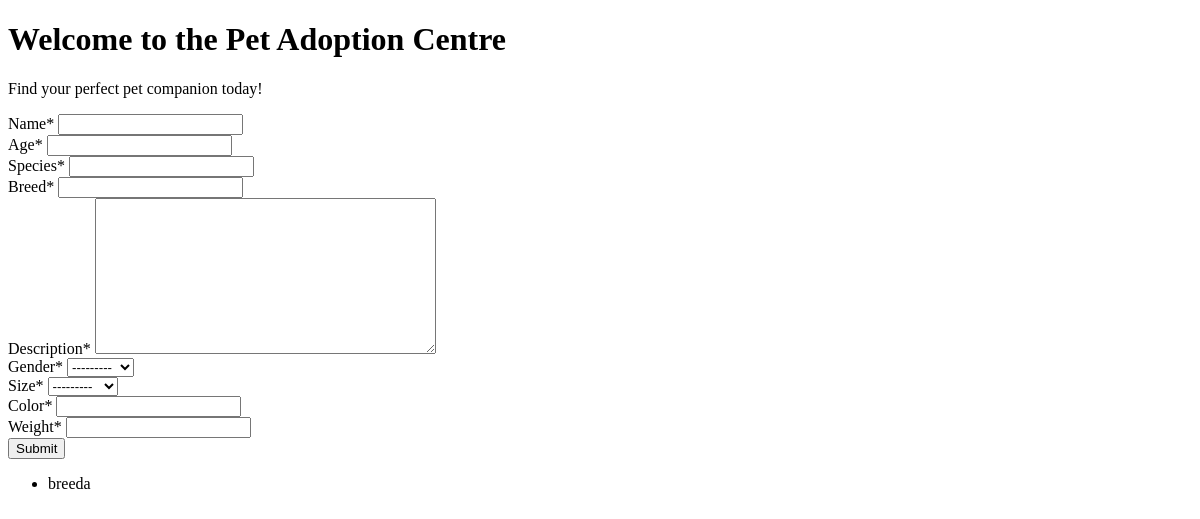
/, run on an earlier commit of the app's database.
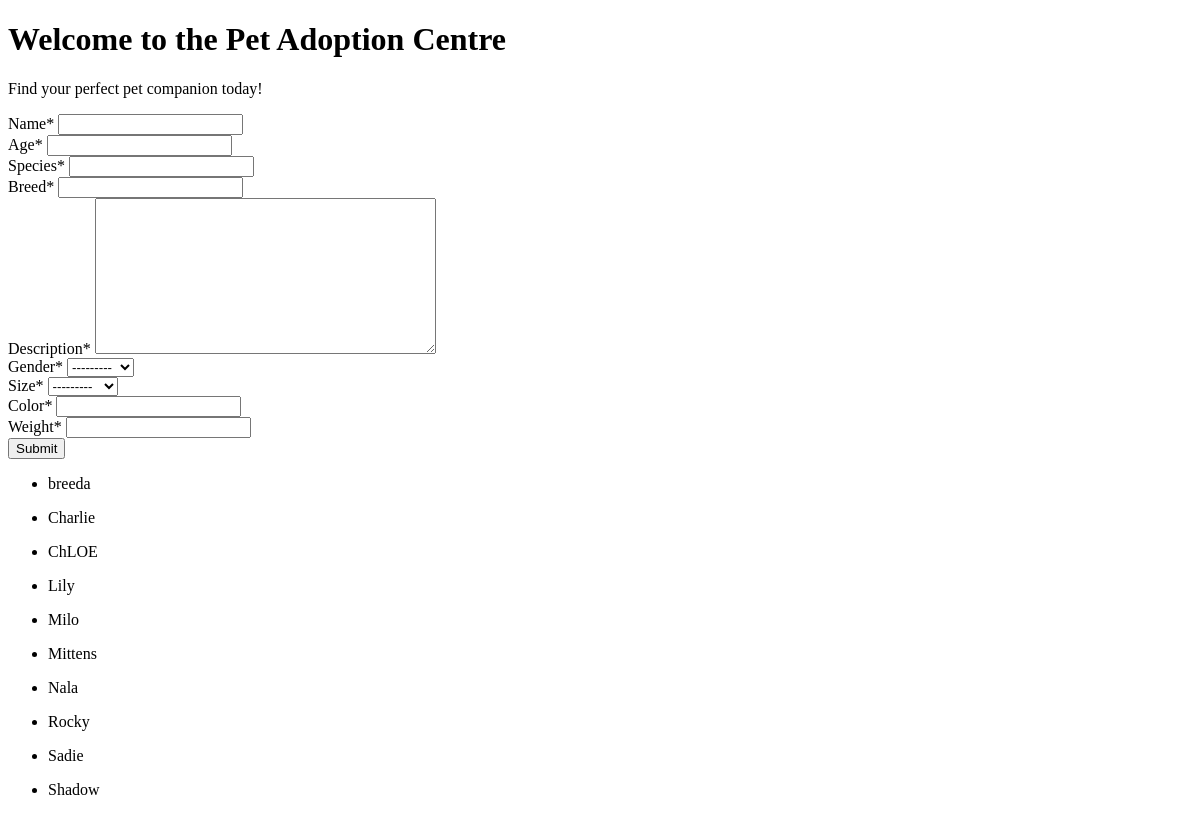
And on a later commit of the database.
### petcenter/models.py (models this page shows, shortened)
class Pet(models.Model):
    GENDER_CHOICES = [
        ('M', 'Male'),
        ('F', 'Female')
    ]
    SIZE_CHOICES = [
        ('S', 'Small'),
        ('M', 'Medium'),
        ('L', 'Large'),
    ]
    name = models.CharField(max_length=50)
    age = models.PositiveSmallIntegerField()
    species = models.CharField(max_length=50)
    breed = models.CharField(max_length=50)
    description = models.TextField(max_length=250)
    gender = models.CharField(max_length=1, choices=GENDER_CHOICES)
    size = models.CharField(max_length=1, choices=SIZE_CHOICES)
    color = models.CharField(max_length=50)
    weight = models.PositiveSmallIntegerField()
    photos = models.ImageField(upload_to='pets/')
    time_added = models.DateTimeField(auto_now_add=True)

### petcenter/views.py (the view)
# urls.py: 2. Add a URL to urlpatterns:  path('', views.home, name='home')
def home(request):
    allpets = Pet.objects.all()
    if request.method == "POST":
        form = PetForm(data=request.POST)
        if form.is_valid():
            form.save()
            return redirect('home')
    else:
        form = PetForm()
    context = {
        'pform':form,
        'allp':allpets,
        }
    return render(request, 'home.html', context)

### petcenter/forms.py
class PetForm(ModelForm):
    class Meta:
        model = Pet
        exclude = ["photos"]

### petcenter/templates/home.html (shortened to what this page needs)
{% load crispy_forms_tags %}
<!DOCTYPE html>
<html>
<head>
</head>
<body>
    <h1>Welcome to the Pet Adoption Centre</h1>
    <p>Find your perfect pet companion today!</p>
    <form method="POST">
        {{pform|crispy}}
        <button type="submit">Submit</button>
    </form>
    <div>
        {% for pets in allp %}
        <ul>
            <li>{{pets.name}}</li>
        </ul>
        {% endfor %}
    </div>
</body>
</html>

What changed in the data, as far as the page shows it:
added Pet: name "Charlie"
added Pet: name "ChLOE"
added Pet: name "Lily"
added Pet: name "Milo"
added Pet: name "Mittens"
added Pet: name "Nala"
added Pet: name "Rocky"
added Pet: name "Sadie"
added Pet: name "Shadow"
